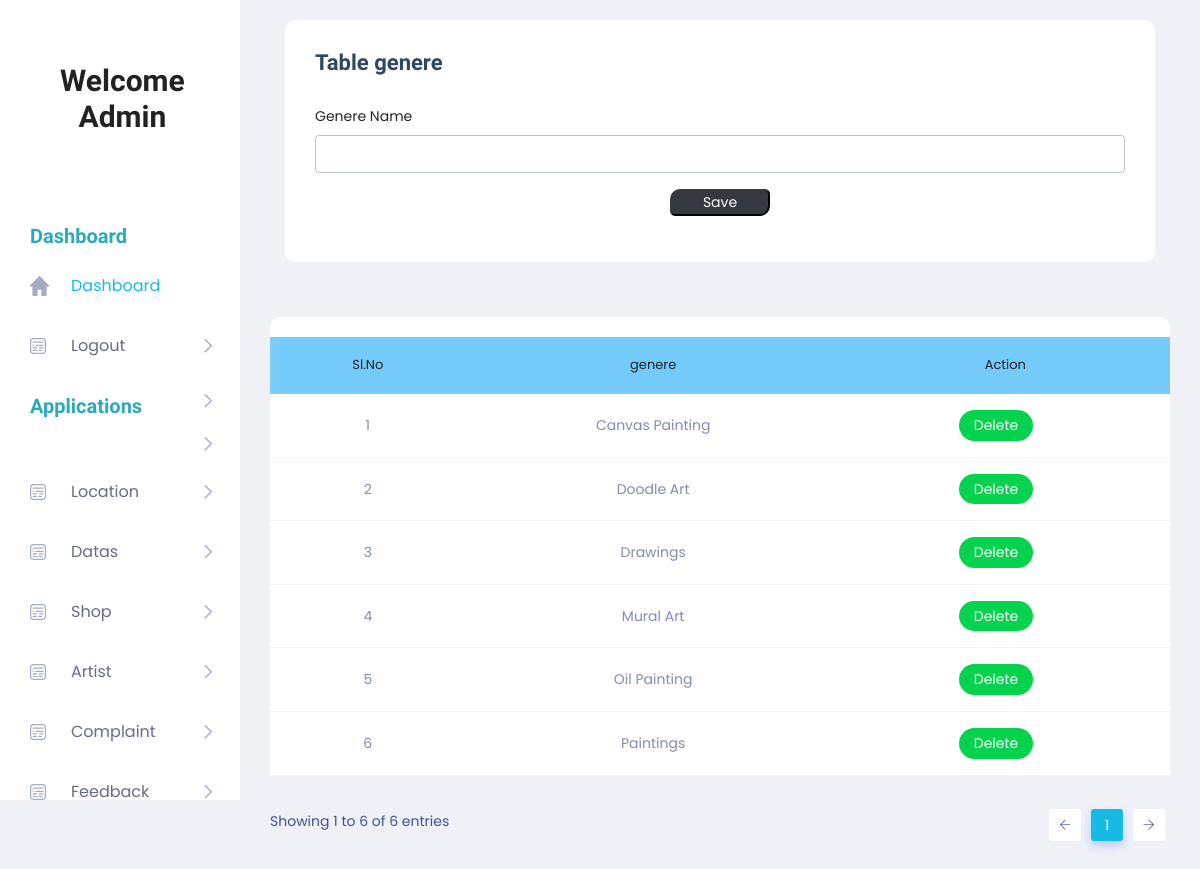
Page /Project/Admin/Genere.php on the committed database.
### tables this page shows
CREATE TABLE `tbl_genere` (
  `genere_id` int(11) NOT NULL,
  `genere_name` varchar(100) NOT NULL
);

### Project/Admin/Genere.php (the view, shortened to what this page needs)
<!DOCTYPE html PUBLIC "-//W3C//DTD XHTML 1.0 Transitional//EN" "http://www.w3.org/TR/xhtml1/DTD/xhtml1-transitional.dtd">
<html xmlns="http://www.w3.org/1999/xhtml">
<head>
</head>
<?php
include('Head.php');
?>
<body>
        <section class="main_content dashboard_part">
            <div class="main_content_iner ">
                <div class="container-fluid p-0">
                    <div class="row justify-content-center">
                        <div class="col-12">
                            <div class="QA_section">
                                <div class="white_box_tittle list_header">
                                    <div class="col-lg-12">
                                        <div class="white_box mb_30">
                                            <div class="box_header ">
                                                <div class="main-title">
                                                    <h3 class="mb-0" >Table genere</h3>
                                                </div>
                                            </div>
                                            <form method="post">
                                                <div class="form-group">
                                                    <label for="txt_genere">Genere Name</label>
                                                    <input required="" type="text" class="form-control" id="txt_genere" name="txt_genere" autocomplete="off" required>
                                                </div>
                                                <div class="form-group" align="center">
<input type="submit" class="btn-dark" style="width:100px; border-radius: 10px 5px " name="btn_save" value="Save">
                                                </div>
                                            </form>
                                        </div>
                                    </div>
                                </div>
                                <div class="QA_table mb_30">
                                    <table class="table lms_table_active">
                                        <thead>
                                            <tr style="background-color: #74CBF9">
                                                <td align="center" scope="col">Sl.No</td>
                                                <td align="center" scope="col">genere</td>
                                                <td align="center" scope="col">Action</td>
                                            </tr>
                                        </thead>
                                        <tbody>
                                            <?php
                                                $i = 0;
                                                $selQry = "select * from tbl_genere ORDER BY genere_name";
                                                $rs = $Conn->query($selQry);
                                                while ($data = $rs->fetch_assoc()) {
                                                    $i++;
                                            ?>
                                            <tr>
                                                <td align="center"><?php echo $i;?></td>
                                                <td align="center"><?php echo $data["genere_name"];?></td>
                                                <td align="center"><a href="Genere.php?id=<?php echo $data["genere_id"];?>" class="status_btn">Delete</a> &nbsp;&nbsp;&nbsp;&nbsp;
</td>                                            </tr>
                                            <?php
                                              }
                                            ?>
                                        </tbody>
                                    </table>
                                </div>
                            </div>
                        </div>
                    </div>
                </div>
            </div>
        </section>
        <?php
		include('Foot.php');
		?>
</body>
</html>

### rows in the picture
tbl_genere: genere_name "Canvas Painting"
tbl_genere: genere_name "Doodle Art"
tbl_genere: genere_name "Drawings"
tbl_genere: genere_name "Mural Art"
tbl_genere: genere_name "Oil Painting"
tbl_genere: genere_name "Paintings"
